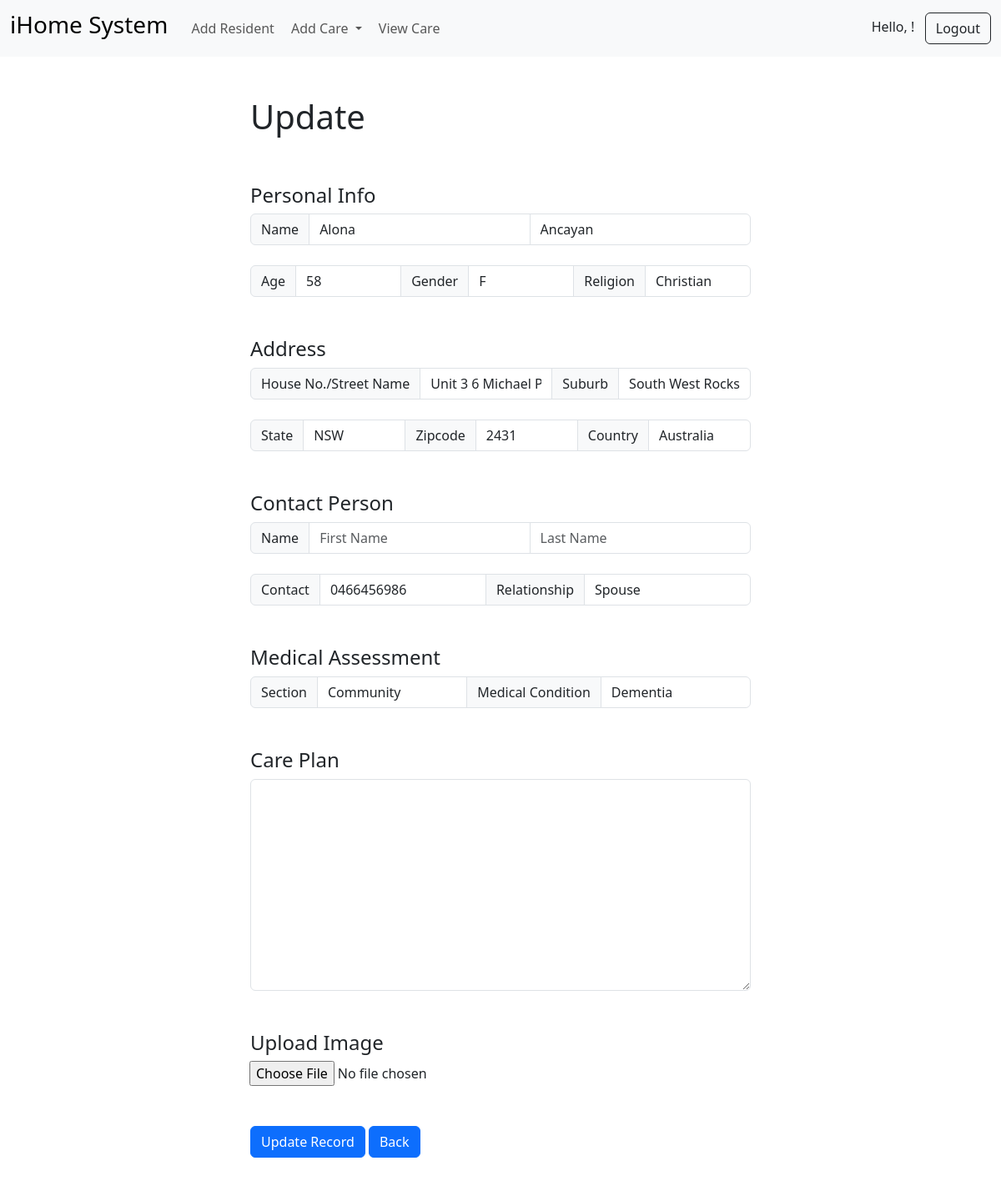
The app's page /update/3 (signed in) with its own data.
### my_app/models.py (models this page shows, shortened)
class Record(models.Model):
    created_at = models.DateTimeField(auto_now_add = True)
    first_name = models.CharField(max_length=50)
    last_name = models.CharField(max_length=50)
    age = models.CharField(max_length=10)
    gender = models.CharField(max_length=10)
    religion = models.CharField(max_length=50)
    house_street = models.CharField(max_length=50)
    suburb = models.CharField(max_length=50)
    state  = models.CharField(max_length=20)
    post_code = models.CharField(max_length=20)
    country = models.CharField(max_length=50)
    section = models.CharField(max_length=50)
    med_background = models.CharField(max_length=250)
    care_plan = models.CharField(max_length=2500, null=True)
    contact_first = models.CharField(max_length=50)
    contact_last = models.CharField(max_length=50)
    contact_number = models.CharField(max_length=50)
    contact_rel = models.CharField(max_length=20)
    person_image = models.ImageField(null=True, blank=True, upload_to='images/')

### my_app/views.py (the view)
# urls.py: path('update/<int:pk>', views.update_record, name='update'),
def update_record(request, pk):
    if request.user.is_authenticated:
        current_record = get_object_or_404(Record, id=pk)
        if request.method == 'POST':
            form = AddRecordForm(request.POST, request.FILES, instance=current_record)
            if form.is_valid():
                form.save()
                messages.success(request, 'Record has been updated')
                return redirect('record', pk=current_record.id)
            else:
                messages.success(request, 'Update Failed')
                return redirect('record', pk=current_record.id)
        else:
            form = AddRecordForm(instance=current_record)
        return render(request, 'login/update_record.html', {'form': form})
    else:
        messages.success(request, 'You must be logged in')
        return redirect('home')

### my_app/templates/login/update_record.html (shortened to what this page needs)
{% extends 'base.html' %}
{% block content %}
    <div class="col-md-6 offset-md-3">
        <br>
        <br>
        <h1>Update {{current_record.first_name}} {{current_record.last_name}}</h1>
        <br><br>
        <form action="" method="POST" enctype="multipart/form-data">
            <h4>Personal Info</h4>
            <div class="input-group">
                <span class="input-group-text">Name</span>
                {{ form.first_name }}
                {{ form.last_name }}
            </div>
              <br>
            <div class="input-group">
                <span class="input-group-text">Age</span>
                {{ form.age }}
                <span class="input-group-text">Gender</span>
                {{ form.gender }}
                <span class="input-group-text">Religion</span>
                {{ form.religion }}
            </div>
            <br>
            <br>
            <h4>Address</h4>
            <div class="input-group">
                <span class="input-group-text">House No./Street Name</span>
                {{ form.house_street }}
                <span class="input-group-text">Suburb</span>
                {{ form.suburb }}
            </div><br>
            <div class="input-group">
                <span class="input-group-text">State</span>
                {{ form.state }}
                <span class="input-group-text">Zipcode</span>
                {{ form.post_code }}
                <span class="input-group-text">Country</span>
                {{ form.country }}
            </div>
            <br><br>
            <h4>Contact Person</h4>
            <div class="input-group">
                <span class="input-group-text">Name</span>
                {{ form.contact_first }} {{ form.contact_last}}
            </div>
            <br>
            <div class="input-group">
                <span class="input-group-text">Contact</span>
                {{ form.contact_number }}
                <span class="input-group-text">Relationship</span>
                {{ form.contact_rel }}
            </div>
            <br><br>
            <h4>Medical Assessment</h4>
            <div class="input-group">
                <span class="input-group-text">Section</span>
                {{ form.section }}
                <span class="input-group-text">Medical Condition</span>
                {{ form.med_background }}
            </div>
            <br><br>
            <h4>Care Plan</h4>
            <div class="input-group">
                {{ form.care_plan }}
            </div>
            <br><br>
            <h4>Upload Image</h4>
            <div class="input-group">
                <br>
                {{ form.person_image }}
            </div>
            <br><br>
            <button type="submit" class="btn btn-primary">Update Record</button>
            <button type="button" class="btn btn-primary" onclick="history.back()">Back</button>
        </form>
    </div>
    <br><br>
{% endblock %}

### records on screen
Record: first_name "Alona", last_name "Ancayan", age "58", gender "F", religion "Christian", house_street "Unit 3 6 Michael Pl", suburb "South West Rocks", state "NSW", post_code "2431", country "Australia", contact_number "0466456986", contact_rel "Spouse", section "Community", med_background "Dementia"
